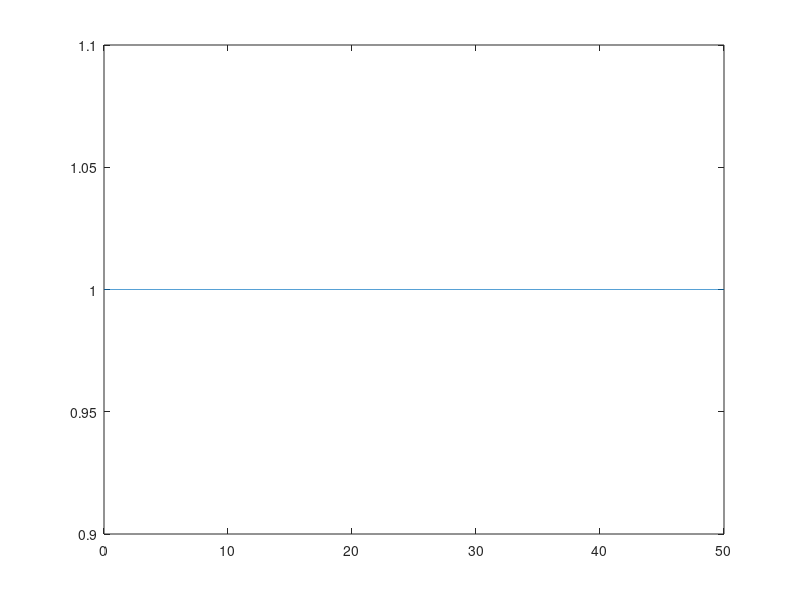
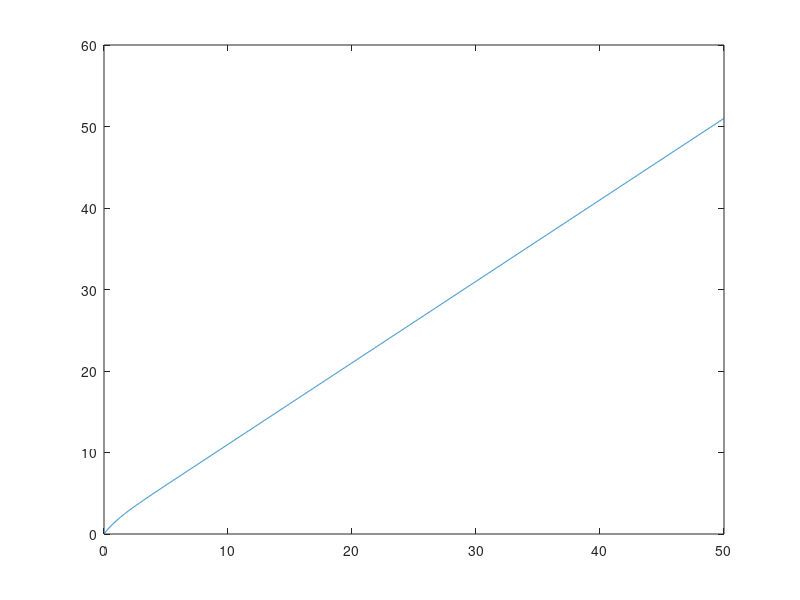

Here is the MATLAB script that generated these plots, in order: (Note: this script raises an error after producing the figures.)
%% EXERCISE 1:
%SYSTEM DEFINITION
A=[0, 0; 0, -1];
B=[1; 1];
C=[1 1];
D=[0];

System = ss(A,B,C,D);

% A)Compute  the  eigenvalues  and  the  spectral  abscissa  of  the  system.  
% Is the system open-loop asymptotically stable?
[V,D] = eig(A);
D % eigenvalues
rho = max(real(eig(A))) % spectral ascissa

% B)  Plot the free, forced, and total motions of the output of the system 
% starting from the initial condition 𝑥0 = [1,0]^T and with input 𝑢(𝑡) = 1 for all 𝑡 ≥ 0
x0=[1;0];
u=1;
n=size(A,1);
t = 0:0.01:50;

for i=1:length(t) 
    y_free(i) = C*expm(A*t(i))*x0;
end
y_forced = step(System, t)*u;

figure("Name", "Free responce")
plot(t,y_free);


figure("Name", "Forced responce")
plot(t,y_forced);


% C) Set  up  and  solve  an  LMI  feasibility  
% problem  for  checking  the  stability of the open-loop dynamics.

yalmip clear
P = sdpvar(n);
L= [P>=eye(n)*10^-5];
L= L + [A'*P+P*A <= - eye(n)*10^-5];

optimize(L);
P=double(P)
